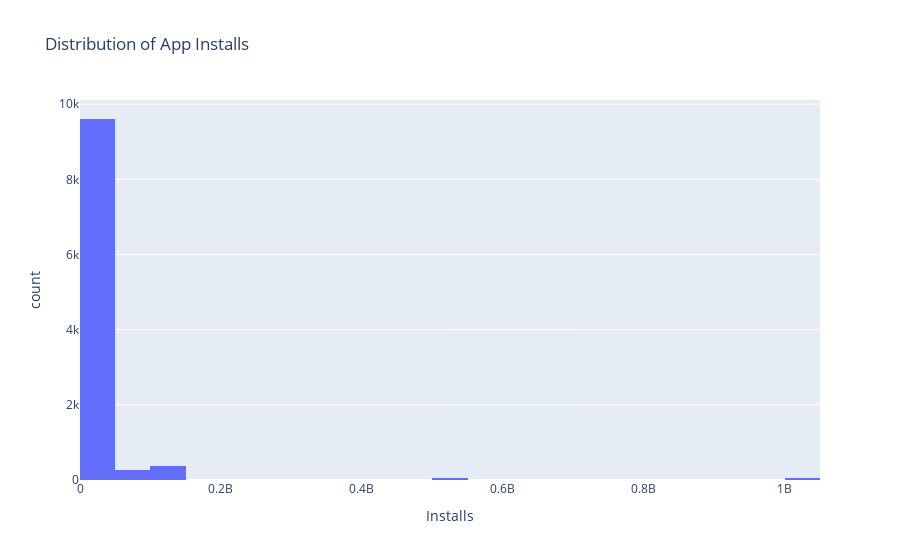

Write notebook code for a chart like this one.
### Code cell
px.histogram(df, x='Installs', nbins=30, title='Distribution of App Installs')

### Figure 1 — Plotly figure (JSON) as saved in the notebook; plotly's stock layout.template omitted (floating-point values rounded to 4 significant figures; data arrays with more than 128 entries replaced by an {"elided": "..."} marker saying what was removed)
{"data": [{"bingroup": "x", "hovertemplate": "Installs=%{x}<br>count=%{y}<extra></extra>", "legendgroup": "", "marker": {"color": "#636efa", "pattern": {"shape": ""}}, "name": "", "nbinsx": 30, "orientation": "v", "showlegend": false, "type": "histogram", "x": {"elided": "10357 int values"}, "xaxis": "x", "yaxis": "y"}], "layout": {"barmode": "relative", "legend": {"tracegroupgap": 0}, "title": {"text": "Distribution of App Installs"}, "xaxis": {"anchor": "y", "domain": [0, 1], "title": {"text": "Installs"}}, "yaxis": {"anchor": "x", "domain": [0, 1], "title": {"text": "count"}}}}
